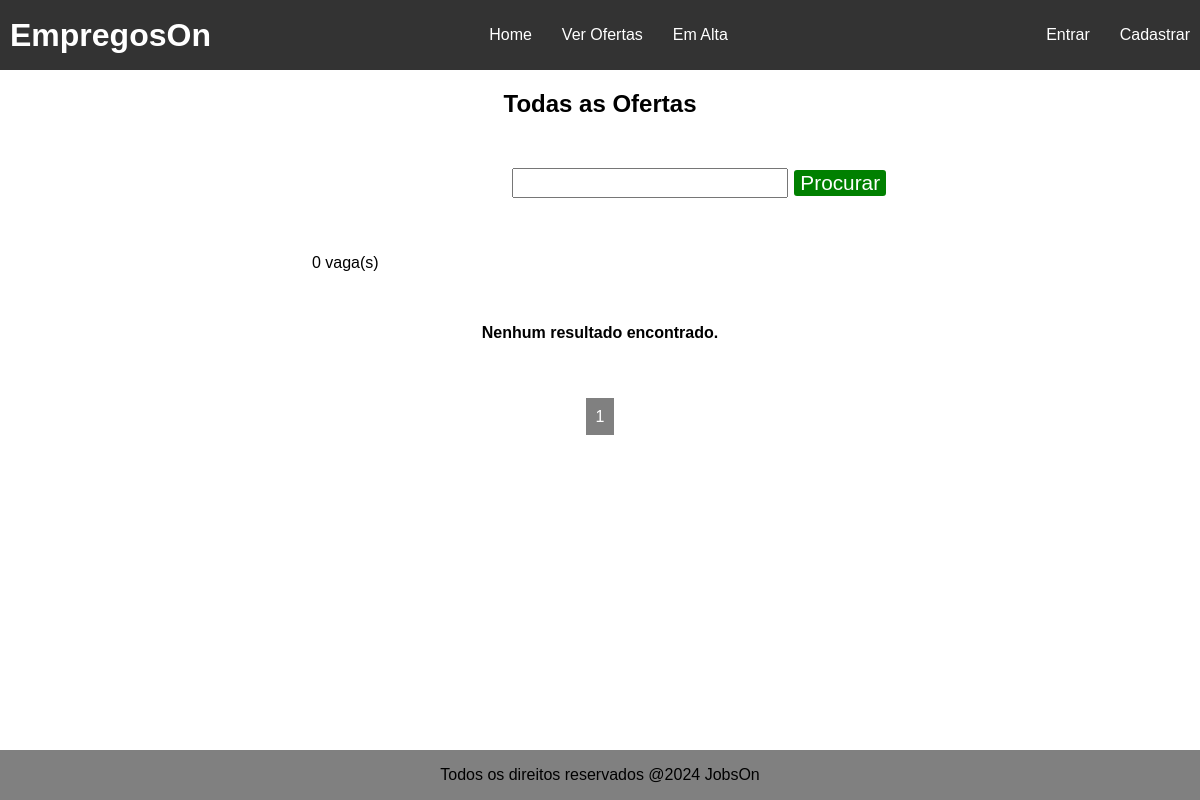
The app's page /job_list/, older data.
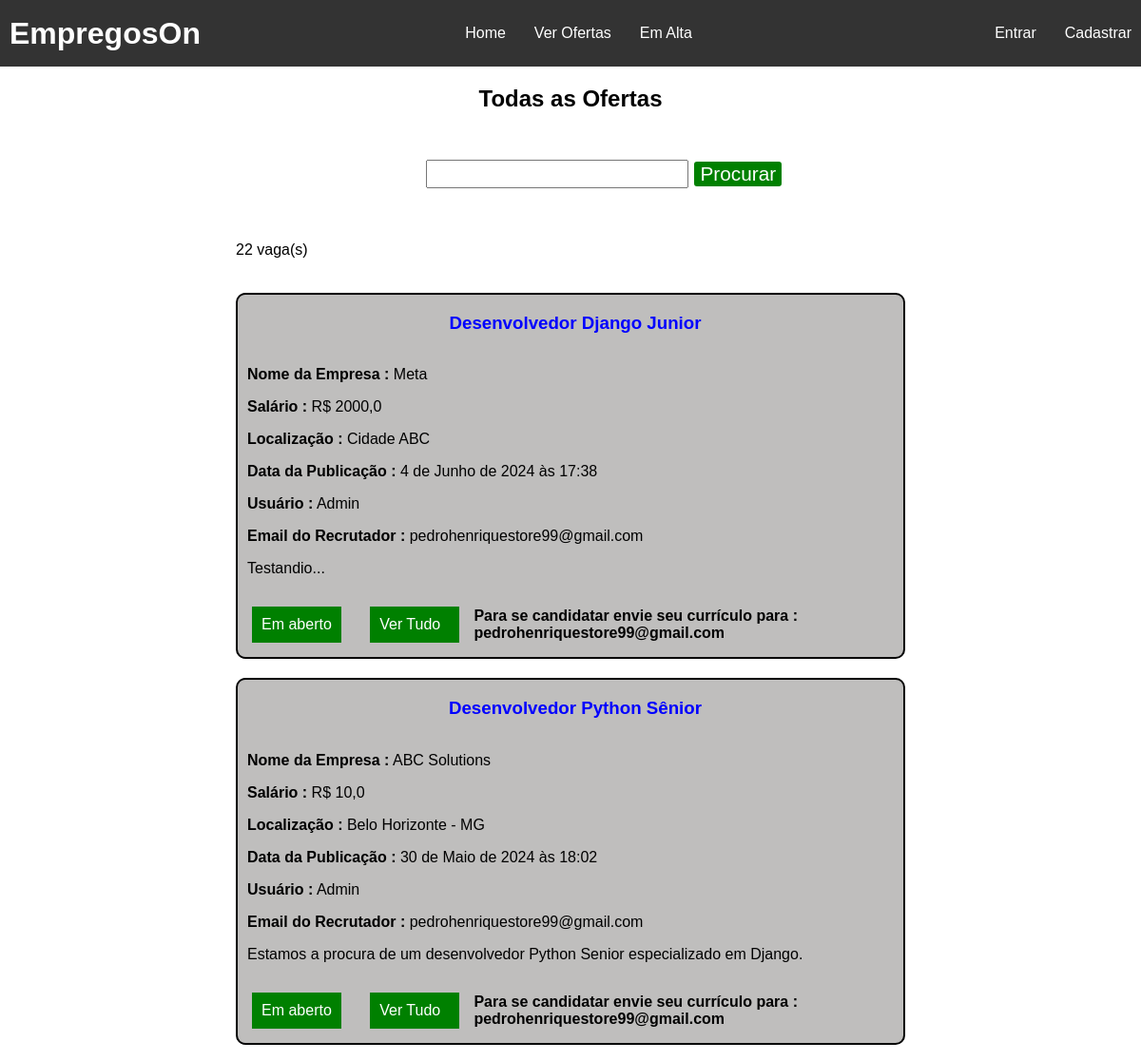
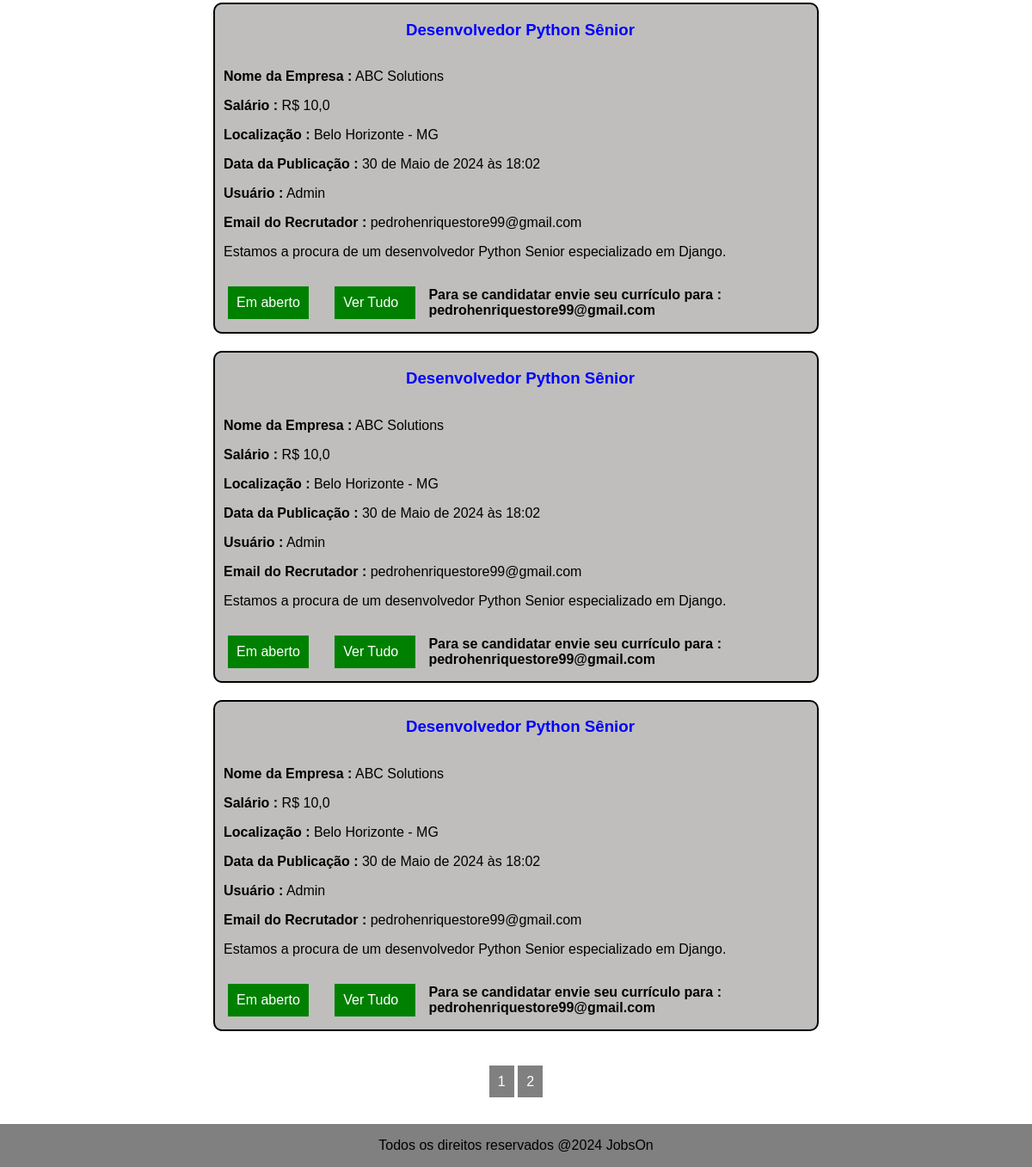
The same page, newer data (2 pictures, top to bottom).
### jobs/models.py (models this page shows, shortened)
class JobOffer(models.Model):
    title = models.CharField(max_length=100)
    description = models.TextField()
    organization_name = models.CharField(max_length=100)
    location = models.CharField(max_length=100)
    publication_date = models.DateTimeField(auto_now_add=True)  # Adicionará automaticamente a data e hora ao campo
    offer_requirements = models.CharField(max_length=300)
    employment_type = models.CharField(max_length=100)
    salary = models.FloatField(blank=True, null=True)  # define que por padrão o campo é não informado
    organization_description = models.TextField()
    autor = models.ForeignKey(User, on_delete=models.PROTECT, related_name='car_user', editable=False, default=1)
    recruiter_email = models.EmailField(editable=False)
    number_of_views = models.IntegerField(default=0, editable=False)
    company_site = models.URLField(max_length=300, blank=True, null=True)
    allowed = models.BooleanField(default=0)  # Controle de permissao para as vagas

### jobs/views.py (the view)
# urls.py: path('job_list/', JobOffersList.as_view(), name='job_list'),
class JobOffersList(ListView):
    template_name = 'job_list.html'
    model = JobOffer
    paginate_by = 5
    ordering = ["-publication_date"]
    def get_queryset(self):
        queryset = super().get_queryset()
        search = self.request.GET.get('search', '')
        queryset = queryset.filter((Q(title__icontains=search) |
                                        Q(offer_requirements__icontains=search)) & Q(allowed=1))
        return queryset
    def get_context_data(self, **kwargs):
        context = super().get_context_data()
        context["search"] = self.request.GET.get("search", "")
        queryset = self.get_queryset()
        context["total_offers_found"] = queryset.count()
        return context

### jobs/templates/job_list.html (shortened to what this page needs)
{% extends 'base.html' %}
{% block styles %}
    {{ block.super }}
    {% load static %}
    <link rel="stylesheet" type="text/css" href="{% static 'css/job_list.css' %}">
{% endblock %}
{% block content %}
    <main>
        <h2 class="title-offer-page">Todas as Ofertas</h2>
        <section class="section-content">
            <form class="offer-form-search" method="GET">
                <input id="query-offer" name="search", value="{{ search }}">
                <button class="btn-search-job">Procurar</button>
            </form>
            <p class="total-of-offers">{{ total_offers_found }} vaga(s)</p>
    {% if object_list %}
        {% for offer in object_list %}
            <div class="offer-grid">
                <h3 class="offer-title">{{ offer.title }}</h3>
                <p class="p-offer"><strong>Nome da Empresa :</strong> {{ offer.organization_name }}</p>
                <p class="p-offer"><strong>Salário :</strong> R$ {{ offer.salary }}</p>
                <p class="p-offer"><strong>Localização :</strong> {{ offer.location }}</p>
                <p class="p-offer"><strong>Data da Publicação :</strong> {{ offer.publication_date }}</p>
                <p class="p-offer"><strong>Usuário :</strong> {{ offer.autor|capfirst }}</p>
                <p class="p-offer"><strong>Email do Recrutador :</strong> {{ offer.recruiter_email }}</p>
                <p class="p-description"> {{ offer.description }}</p>
                <div class="btn-joblist-container">
                    <p class="btn-status">Em aberto</p>
                    <a class="btn-detail" href="{% url 'detail_offer' offer.id %}">Ver Tudo</a>
                    <p class="email-text">Para se candidatar envie seu currículo para : {{ offer.recruiter_email }}</p>
                </div>
            </div>
        {% endfor %}
    {% else %}
            <p class="job-list-advice-null">Nenhum resultado encontrado.</p>
    {% endif %}
        </section>
        <div class="pagination">
            <span class="step-links">
                    <a class="page-link" href="?page={{ page_obj.number }}">{{ page_obj.number }}</a>
                {% if page_obj.has_next %}
                    <a class="page-link" href="?page={{ page_obj.next_page_number }}">{{ page_obj.next_page_number }}</a>
                {% endif %}
            </span>
        </div>
    </main>
{% endblock %}

Row changes from the older to the newer data that the page shows:
added JobOffer: title "Desenvolvedor Django Junior", organization_name "Meta", salary "2000,0", location "Cidade ABC", publication_date "4 de Junho de 2024 às 17:38", autor "Admin", recruiter_email "pedrohenriquestore99@gmail.com", description "Testandio..."
now on this page (row edited): JobOffer: title "Desenvolvedor Python Sênior", organization_name "ABC Solutions", salary "10,0", location "Belo Horizonte - MG", publication_date "30 de Maio de 2024 às 18:02", autor "Admin", recruiter_email "pedrohenriquestore99@gmail.com", description "Estamos a procura de um desenvolvedor Python Senior especializado em Django."
now on this page (row edited): JobOffer: title "Desenvolvedor Python Sênior", organization_name "ABC Solutions", salary "10,0", location "Belo Horizonte - MG", publication_date "30 de Maio de 2024 às 18:02", autor "Admin", recruiter_email "pedrohenriquestore99@gmail.com", description "Estamos a procura de um desenvolvedor Python Senior especializado em Django."
now on this page (row edited): JobOffer: title "Desenvolvedor Python Sênior", organization_name "ABC Solutions", salary "10,0", location "Belo Horizonte - MG", publication_date "30 de Maio de 2024 às 18:02", autor "Admin", recruiter_email "pedrohenriquestore99@gmail.com", description "Estamos a procura de um desenvolvedor Python Senior especializado em Django."
now on this page (row edited): JobOffer: title "Desenvolvedor Python Sênior", organization_name "ABC Solutions", salary "10,0", location "Belo Horizonte - MG", publication_date "30 de Maio de 2024 às 18:02", autor "Admin", recruiter_email "pedrohenriquestore99@gmail.com", description "Estamos a procura de um desenvolvedor Python Senior especializado em Django."
Text that changed along with them:
{{ total_offers_found }}: "0" → "22"
{{ page_obj.next_page_number }}: (not shown) → "2"
text no longer shown: "Nenhum resultado encontrado."
